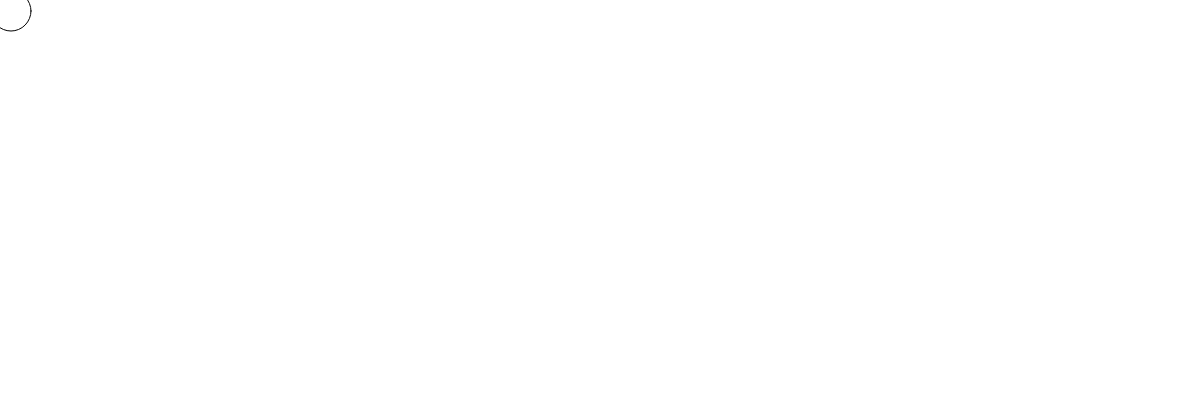
Frame 1 (no input)
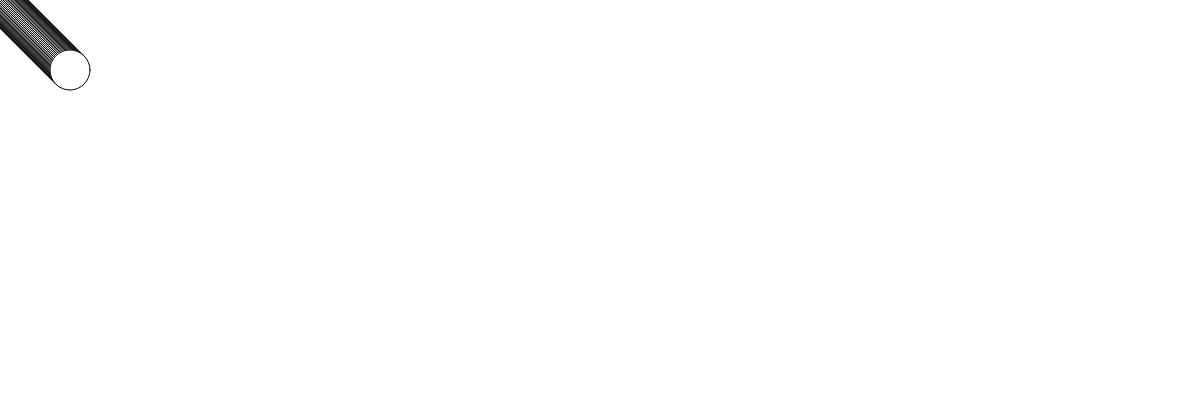
Frame 60 (no input)
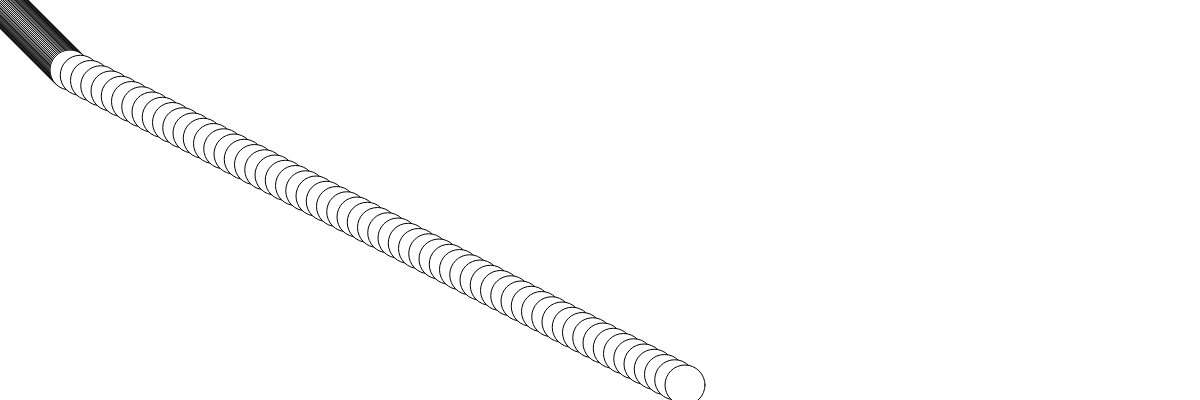
Frame 120 (the mouse pressed at the canvas centre since frame 60)

The p5.js sketch that drew these frames (run headless with seeded random() and noise() and a simulated clock; from frame 60 on, the mouse is pressed at the canvas centre):

// p5.js sketch
// ── sketch.js


let ball = {};
ball.width = 40;
ball.x = 10;
ball.y = 10;
ball.delta_x = 1;
ball.delta_y = 1;
ball.scale_x = 1;
ball.scale_y = 1;

function setup() {
    createCanvas(windowWidth, 400);
    background(255);
}



function draw() {

    ball.x += ball.delta_x * ball.scale_x;
    ball.y += ball.delta_y * ball.scale_y;


    if (ball.x >= width || ball.x <= 0) {
        ball.delta_x = -1 * ball.delta_x;
    }
    if (ball.y >= height || ball.y <= 0) {
        ball.delta_y = -1 * ball.delta_y;
    }

    fill(255);
    ellipse(ball.x, ball.y, ball.width, ball.width);
}

function mousePressed() {
    ball.scale_x = map(mouseX, 0, width, 0.5, 20);
    ball.scale_y = map(mouseY, 0, height, 0.5, 10);
}
